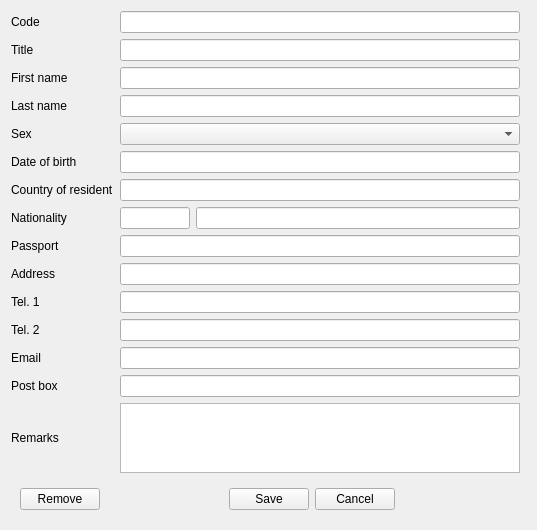
<?xml version="1.0" encoding="UTF-8"?>
<ui version="4.0">
 <class>WGuest</class>
 <widget class="QWidget" name="WGuest">
  <property name="geometry">
   <rect>
    <x>0</x>
    <y>0</y>
    <width>537</width>
    <height>502</height>
   </rect>
  </property>
  <property name="windowTitle">
   <string>Guest info</string>
  </property>
  <layout class="QVBoxLayout" name="verticalLayout">
   <item>
    <layout class="QGridLayout" name="gridLayout">
     <item row="7" column="2">
      <widget class="EQLineEdit" name="leNationality">
       <property name="focusPolicy">
        <enum>Qt::NoFocus</enum>
       </property>
       <property name="readOnly">
        <bool>true</bool>
       </property>
      </widget>
     </item>
     <item row="0" column="0">
      <widget class="QLabel" name="label_5">
       <property name="text">
        <string>Code</string>
       </property>
      </widget>
     </item>
     <item row="5" column="0">
      <widget class="QLabel" name="label_6">
       <property name="text">
        <string>Date of birth</string>
       </property>
      </widget>
     </item>
     <item row="2" column="0">
      <widget class="QLabel" name="label_2">
       <property name="text">
        <string>First name</string>
       </property>
      </widget>
     </item>
     <item row="3" column="0">
      <widget class="QLabel" name="label_3">
       <property name="text">
        <string>Last name</string>
       </property>
      </widget>
     </item>
     <item row="4" column="0">
      <widget class="QLabel" name="label_4">
       <property name="text">
        <string>Sex</string>
       </property>
      </widget>
     </item>
     <item row="1" column="0">
      <widget class="QLabel" name="label">
       <property name="text">
        <string>Title</string>
       </property>
      </widget>
     </item>
     <item row="10" column="0">
      <widget class="QLabel" name="label_11">
       <property name="text">
        <string>Tel. 1</string>
       </property>
      </widget>
     </item>
     <item row="8" column="0">
      <widget class="QLabel" name="label_9">
       <property name="text">
        <string>Passport</string>
       </property>
      </widget>
     </item>
     <item row="13" column="0">
      <widget class="QLabel" name="label_14">
       <property name="text">
        <string>Post box</string>
       </property>
      </widget>
     </item>
     <item row="9" column="0">
      <widget class="QLabel" name="label_10">
       <property name="text">
        <string>Address</string>
       </property>
      </widget>
     </item>
     <item row="12" column="0">
      <widget class="QLabel" name="label_13">
       <property name="text">
        <string>Email</string>
       </property>
      </widget>
     </item>
     <item row="11" column="0">
      <widget class="QLabel" name="label_12">
       <property name="text">
        <string>Tel. 2</string>
       </property>
      </widget>
     </item>
     <item row="6" column="0">
      <widget class="QLabel" name="label_7">
       <property name="text">
        <string>Country of resident</string>
       </property>
      </widget>
     </item>
     <item row="7" column="0">
      <widget class="QLabel" name="label_8">
       <property name="text">
        <string>Nationality</string>
       </property>
      </widget>
     </item>
     <item row="14" column="0">
      <widget class="QLabel" name="label_15">
       <property name="text">
        <string>Remarks</string>
       </property>
      </widget>
     </item>
     <item row="7" column="1">
      <widget class="EQLineEdit" name="leNationalityCode">
       <property name="maximumSize">
        <size>
         <width>70</width>
         <height>16777215</height>
        </size>
       </property>
       <property name="ShowButton" stdset="0">
        <bool>true</bool>
       </property>
       <property name="Field" stdset="0">
        <string>f_nation</string>
       </property>
      </widget>
     </item>
     <item row="0" column="1" colspan="2">
      <widget class="EQLineEdit" name="leGuestCode">
       <property name="focusPolicy">
        <enum>Qt::NoFocus</enum>
       </property>
       <property name="readOnly">
        <bool>true</bool>
       </property>
       <property name="Field" stdset="0">
        <string>f_id</string>
       </property>
       <property name="PrimaryKey" stdset="0">
        <bool>true</bool>
       </property>
      </widget>
     </item>
     <item row="1" column="1" colspan="2">
      <widget class="EQLineEdit" name="leTitle">
       <property name="ShowButton" stdset="0">
        <bool>true</bool>
       </property>
       <property name="Field" stdset="0">
        <string>f_title</string>
       </property>
      </widget>
     </item>
     <item row="2" column="1" colspan="2">
      <widget class="EQLineEdit" name="leFirstname">
       <property name="Field" stdset="0">
        <string>f_firstName</string>
       </property>
      </widget>
     </item>
     <item row="3" column="1" colspan="2">
      <widget class="EQLineEdit" name="leLastname">
       <property name="Field" stdset="0">
        <string>f_lastName</string>
       </property>
      </widget>
     </item>
     <item row="4" column="1" colspan="2">
      <widget class="EQComboBox" name="cbSex">
       <property name="Field" stdset="0">
        <string>f_sex</string>
       </property>
       <property name="Cache" stdset="0">
        <number>52</number>
       </property>
      </widget>
     </item>
     <item row="6" column="1" colspan="2">
      <widget class="EQLineEdit" name="lePlaceBirth">
       <property name="Field" stdset="0">
        <string>f_placeBirth</string>
       </property>
      </widget>
     </item>
     <item row="8" column="1" colspan="2">
      <widget class="EQLineEdit" name="lePassport">
       <property name="Field" stdset="0">
        <string>f_passport</string>
       </property>
      </widget>
     </item>
     <item row="9" column="1" colspan="2">
      <widget class="EQLineEdit" name="leAddress">
       <property name="Field" stdset="0">
        <string>f_address</string>
       </property>
      </widget>
     </item>
     <item row="10" column="1" colspan="2">
      <widget class="EQLineEdit" name="leTel1">
       <property name="Field" stdset="0">
        <string>f_tel1</string>
       </property>
      </widget>
     </item>
     <item row="11" column="1" colspan="2">
      <widget class="EQLineEdit" name="leTel2">
       <property name="Field" stdset="0">
        <string>f_tel2</string>
       </property>
      </widget>
     </item>
     <item row="12" column="1" colspan="2">
      <widget class="EQLineEdit" name="leEmail">
       <property name="Field" stdset="0">
        <string>f_email</string>
       </property>
      </widget>
     </item>
     <item row="13" column="1" colspan="2">
      <widget class="EQLineEdit" name="lePostBox">
       <property name="Field" stdset="0">
        <string>f_postBox</string>
       </property>
      </widget>
     </item>
     <item row="14" column="1" colspan="2">
      <widget class="EQTextEdit" name="teRemarks">
       <property name="maximumSize">
        <size>
         <width>16777215</width>
         <height>75</height>
        </size>
       </property>
       <property name="Field" stdset="0">
        <string>f_remarks</string>
       </property>
      </widget>
     </item>
     <item row="15" column="0" colspan="4">
      <widget class="QWidget" name="widget" native="true">
       <layout class="QHBoxLayout" name="horizontalLayout">
        <item>
         <widget class="QPushButton" name="btnRemove">
          <property name="text">
           <string>Remove</string>
          </property>
         </widget>
        </item>
        <item>
         <spacer name="horizontalSpacer">
          <property name="orientation">
           <enum>Qt::Horizontal</enum>
          </property>
          <property name="sizeHint" stdset="0">
           <size>
            <width>30</width>
            <height>20</height>
           </size>
          </property>
         </spacer>
        </item>
        <item>
         <widget class="QPushButton" name="btnOk">
          <property name="text">
           <string>Save</string>
          </property>
         </widget>
        </item>
        <item>
         <widget class="QPushButton" name="btnCancel">
          <property name="text">
           <string>Cancel</string>
          </property>
         </widget>
        </item>
        <item>
         <spacer name="horizontalSpacer_2">
          <property name="orientation">
           <enum>Qt::Horizontal</enum>
          </property>
          <property name="sizeHint" stdset="0">
           <size>
            <width>40</width>
            <height>20</height>
           </size>
          </property>
         </spacer>
        </item>
       </layout>
      </widget>
     </item>
     <item row="5" column="1" colspan="2">
      <widget class="EDateEdit" name="deBirth">
       <property name="Field" stdset="0">
        <string>f_dateBirth</string>
       </property>
      </widget>
     </item>
    </layout>
   </item>
  </layout>
 </widget>
 <customwidgets>
  <customwidget>
   <class>EQLineEdit</class>
   <extends>QLineEdit</extends>
   <header location="global">eqlineedit.h</header>
   <slots>
    <signal>customButtonClicked(bool)</signal>
   </slots>
  </customwidget>
  <customwidget>
   <class>EDateEdit</class>
   <extends>QLineEdit</extends>
   <header location="global">edateedit.h</header>
  </customwidget>
  <customwidget>
   <class>EQTextEdit</class>
   <extends>QTextEdit</extends>
   <header location="global">eqtextedit.h</header>
  </customwidget>
  <customwidget>
   <class>EQComboBox</class>
   <extends>QComboBox</extends>
   <header location="global">eqcombobox.h</header>
  </customwidget>
 </customwidgets>
 <tabstops>
  <tabstop>leTitle</tabstop>
  <tabstop>leFirstname</tabstop>
  <tabstop>leLastname</tabstop>
  <tabstop>cbSex</tabstop>
  <tabstop>deBirth</tabstop>
  <tabstop>lePlaceBirth</tabstop>
  <tabstop>leNationalityCode</tabstop>
  <tabstop>lePassport</tabstop>
  <tabstop>leAddress</tabstop>
  <tabstop>leTel1</tabstop>
  <tabstop>leTel2</tabstop>
  <tabstop>leEmail</tabstop>
  <tabstop>lePostBox</tabstop>
  <tabstop>teRemarks</tabstop>
  <tabstop>btnOk</tabstop>
  <tabstop>btnCancel</tabstop>
  <tabstop>leNationality</tabstop>
 </tabstops>
 <resources/>
 <connections/>
</ui>
